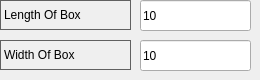
      <widget class="QWidget" name="page_8">
       <widget class="QLabel" name="label_80">
        <property name="geometry">
         <rect>
          <x>0</x>
          <y>0</y>
          <width>131</width>
          <height>30</height>
         </rect>
        </property>
        <property name="styleSheet">
         <string notr="true">QLabel{

     border-width: 1px;

     border-style: solid;

     border-color: rgb(96, 96, 96);

}</string>
        </property>
        <property name="text">
         <string>Length Of Box</string>
        </property>
        <property name="margin">
         <number>-1</number>
        </property>
       </widget>
       <widget class="QLineEdit" name="lineEdit_50">
        <property name="geometry">
         <rect>
          <x>140</x>
          <y>0</y>
          <width>111</width>
          <height>31</height>
         </rect>
        </property>
        <property name="text">
         <string>10</string>
        </property>
       </widget>
       <widget class="QLabel" name="label_81">
        <property name="geometry">
         <rect>
          <x>0</x>
          <y>40</y>
          <width>131</width>
          <height>30</height>
         </rect>
        </property>
        <property name="styleSheet">
         <string notr="true">QLabel{

     border-width: 1px;

     border-style: solid;

     border-color: rgb(96, 96, 96);

}</string>
        </property>
        <property name="text">
         <string>Width Of Box</string>
        </property>
        <property name="margin">
         <number>-1</number>
        </property>
       </widget>
       <widget class="QLineEdit" name="lineEdit_51">
        <property name="geometry">
         <rect>
          <x>140</x>
          <y>40</y>
          <width>111</width>
          <height>31</height>
         </rect>
        </property>
        <property name="text">
         <string>10</string>
        </property>
       </widget>
      </widget>
